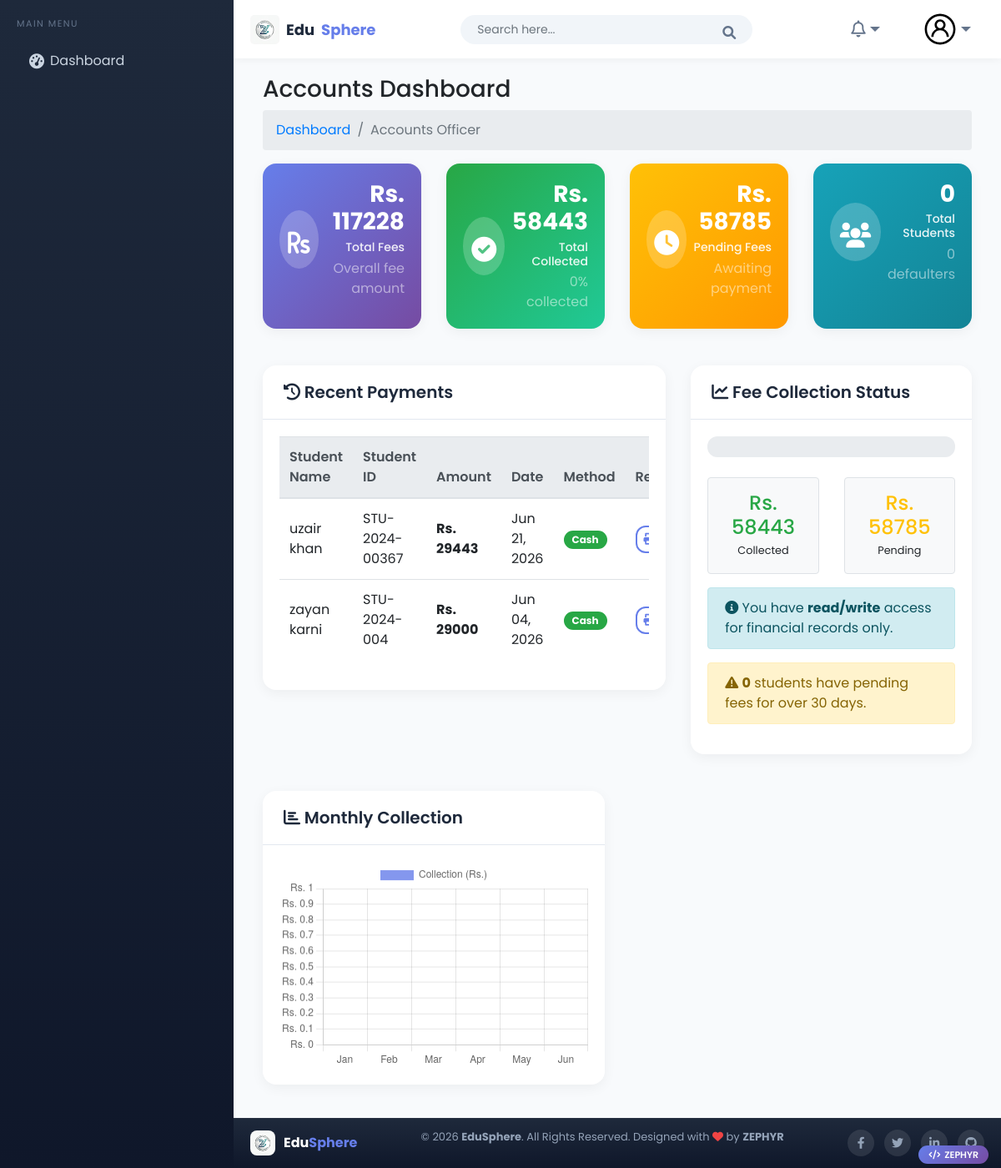
/home_auth/accounts-dashboard/ (signed in), run on the app's committed database.
### fee_system/models.py (models this page shows, shortened)
class ClearFee(models.Model):
    PAYMENT_METHODS = [
        ('Cash', 'Cash'),
        ('Bank Transfer', 'Bank Transfer'),
        ('Online', 'Online Payment'),
    ]
    COLLECTOR_NAMES = [
        ('name1', 'name1'),
        ('name2', 'name2'),
        ('name3', 'name3'),
    ]
    upload_fee = models.ForeignKey(
        UploadFee,
        on_delete=models.CASCADE,
        related_name="clear_records"  # Changed to plural
    )
    receipt_number = models.CharField(max_length=50, blank=True)  # Made blank=True
    cleared_amount = models.DecimalField(max_digits=10, decimal_places=2)
    payment_method = models.CharField(max_length=20, choices=PAYMENT_METHODS, default='Cash')
    collector_name = models.CharField(max_length=50, choices=COLLECTOR_NAMES, default=None)
    cleared_date = models.DateField(auto_now_add=True)
    remarks = models.TextField(blank=True, null=True)
    installment_number = models.PositiveIntegerField(
        default=1,
        help_text="Installment number for this payment"
    )
    class Meta:
        ordering = ['cleared_date']
        unique_together = ('upload_fee', 'installment_number')

class UploadFee(models.Model):
    batch = models.ForeignKey(Batch, on_delete=models.CASCADE)
    semester = models.ForeignKey(Semester, on_delete=models.CASCADE)  # Current semester only
    section = models.ForeignKey(Section, on_delete=models.CASCADE)
    student = models.ForeignKey(Student, on_delete=models.CASCADE)
    discipline = models.ForeignKey(Discipline, on_delete=models.CASCADE)
    due_date = models.DateField()
    amount = models.DecimalField(
        max_digits=10,
        decimal_places=2,
        default=0.00,
        verbose_name="Tuition Fee"
    )
    fine = models.DecimalField(
        max_digits=10,
        decimal_places=2,
        default=0.00,
        verbose_name="Late Fine"
    )
    upload_date = models.DateField(auto_now_add=True)
    is_fully_paid = models.BooleanField(default=False)
    paid_amount = models.DecimalField(
        max_digits=10,
        decimal_places=2,
        default=Decimal('0.00'),
        verbose_name="Amount Paid"
    )
    remaining_amount = models.DecimalField(
        max_digits=10,
        decimal_places=2,
        default=Decimal('0.00'),
        verbose_name="Balance Due"
    )
    is_overdue = models.BooleanField(default=False)
    grace_period = models.PositiveIntegerField(default=5, help_text="Grace period in days")
    class Meta:
        ordering = ['-due_date']
        unique_together = ('student', 'semester')
        verbose_name = "Student Fee"
        verbose_name_plural = "Student Fees"

### student/models.py (models this page shows, shortened)
class Student(models.Model):
    user = models.OneToOneField(CustomUser, on_delete=models.CASCADE, null=True, blank=True)
    GENDER_CHOICES = [
        ('M', 'Male'),
        ('F', 'Female'),
        ('O', 'Other'),
    ]
    first_name = models.CharField(max_length=50)
    last_name = models.CharField(max_length=50)
    student_id = models.CharField(max_length=20, unique=True)
    admission_number = models.CharField(max_length=20, unique=True)
    gender = models.CharField(max_length=1, choices=GENDER_CHOICES)
    dob = models.DateField()
    email = models.EmailField(unique=True)
    contact_number = models.CharField(max_length=15, blank=True)
    image = models.ImageField(upload_to='students/', blank=True, null=True)
    batch = models.ForeignKey(Batch, on_delete=models.CASCADE)
    semester = models.ForeignKey(Semester, on_delete=models.CASCADE)
    section = models.ForeignKey(Section, on_delete=models.CASCADE)
    discipline = models.ForeignKey(Discipline, on_delete=models.CASCADE)
    parent = models.OneToOneField(Parent, on_delete=models.CASCADE, related_name='student', null=True, blank=True)
    address = models.TextField()
    class Meta:
        ordering = ['batch', 'section', 'last_name']

### home_auth/views.py (the view)
# urls.py: path('accounts-dashboard/', views.accounts_dashboard, name='accounts_dashboard'),
@login_required
def accounts_dashboard(request):
    from fee_system.models import UploadFee, ClearFee
    from django.db.models import Sum
    from decimal import Decimal
    from  head.models import AdminProfile
    user_role = None
    try:
        admin_profile = AdminProfile.objects.get(user=request.user)
        user_role = admin_profile.role
    except:
        if request.user.is_superuser:
            user_role = 'superuser'
        elif request.user.is_admin:
            user_role = 'admin'
        elif request.user.is_teacher:
            user_role = 'teacher'
        elif request.user.is_student:
            user_role = 'student'
    total_fees = UploadFee.objects.aggregate(
        total=Sum('amount') + Sum('fine')
    )['total'] or Decimal('0.00')
    total_paid = ClearFee.objects.aggregate(
        total=Sum('cleared_amount')
    )['total'] or Decimal('0.00')
    pending_fees = total_fees - total_paid
    recent_payments = ClearFee.objects.select_related('upload_fee__student').order_by('-cleared_date')[:10]
    context = {
        'total_fees': total_fees,
        'total_paid': total_paid,
        'pending_fees': pending_fees,
        'recent_payments': recent_payments,
        'can_edit': True,
        'can_delete': False,
        'user_role': user_role,  # ✅ ADD THIS
    }
    return render(request, 'Home/accounts_dashboard.html', context)

### templates/Home/accounts_dashboard.html (shortened to what this page needs)
{% extends 'Home/base.html' %}
{% load static %}
{% block body %}
<div class="content container-fluid">
    <div class="page-header">
        <div class="row">
            <div class="col-sm-12">
                <h3 class="page-title fade-in-up">Accounts Dashboard</h3>
                <ul class="breadcrumb">
                    <li class="breadcrumb-item"><a href="{% url 'dashboard' %}">Dashboard</a></li>
                    <li class="breadcrumb-item active">Accounts Officer</li>
                </ul>
            </div>
        </div>
    </div>
    <div class="row">
        <div class="col-xl-3 col-sm-6 col-12 d-flex">
            <div class="card bg-primary w-100 fade-in-up" style="animation-delay: 0.1s;">
                <div class="card-body">
                    <div class="db-widgets d-flex justify-content-between align-items-center">
                        <div class="db-icon">
                            <i class="fas fa-rupee-sign"></i>
                        </div>
                        <div class="db-info text-right">
                            <h3>Rs. {{ total_fees|floatformat:0 }}</h3>
                            <h6>Total Fees</h6>
                            <p class="text-white-50 mb-0">Overall fee amount</p>
                        </div>
                    </div>
                </div>
            </div>
        </div>
        <div class="col-xl-3 col-sm-6 col-12 d-flex">
            <div class="card bg-success w-100 fade-in-up" style="animation-delay: 0.2s;">
                <div class="card-body">
                    <div class="db-widgets d-flex justify-content-between align-items-center">
                        <div class="db-icon">
                            <i class="fas fa-check-circle"></i>
                        </div>
                        <div class="db-info text-right">
                            <h3>Rs. {{ total_paid|floatformat:0 }}</h3>
                            <h6>Total Collected</h6>
                            <p class="text-white-50 mb-0">{{ collection_percentage|default:0 }}% collected</p>
                        </div>
                    </div>
                </div>
            </div>
        </div>
        <div class="col-xl-3 col-sm-6 col-12 d-flex">
            <div class="card bg-warning w-100 fade-in-up" style="animation-delay: 0.3s;">
                <div class="card-body">
                    <div class="db-widgets d-flex justify-content-between align-items-center">
                        <div class="db-icon">
                            <i class="fas fa-clock"></i>
                        </div>
                        <div class="db-info text-right">
                            <h3>Rs. {{ pending_fees|floatformat:0 }}</h3>
                            <h6>Pending Fees</h6>
                            <p class="text-white-50 mb-0">Awaiting payment</p>
                        </div>
                    </div>
                </div>
            </div>
        </div>
        <div class="col-xl-3 col-sm-6 col-12 d-flex">
            <div class="card bg-info w-100 fade-in-up" style="animation-delay: 0.4s;">
                <div class="card-body">
                    <div class="db-widgets d-flex justify-content-between align-items-center">
                        <div class="db-icon">
                            <i class="fas fa-users"></i>
                        </div>
                        <div class="db-info text-right">
                            <h3>{{ total_students|default:"0" }}</h3>
                            <h6>Total Students</h6>
                            <p class="text-white-50 mb-0">{{ defaulters_count|default:"0" }} defaulters</p>
                        </div>
                    </div>
                </div>
            </div>
        </div>
    </div>
    <div class="row mt-4">
        <div class="col-md-7">
            <div class="card fade-in-up" style="animation-delay: 0.6s;">
                <div class="card-header">
                    <h5 class="card-title"><i class="fas fa-history"></i> Recent Payments</h5>
                </div>
                <div class="card-body">
                    <div class="table-responsive">
                        <table class="table table-hover">
                            <thead class="thead-light">
                                <tr>
                                    <th>Student Name</th>
                                    <th>Student ID</th>
                                    <th>Amount</th>
                                    <th>Date</th>
                                    <th>Method</th>
                                    <th>Receipt</th>
                                </tr>
                            </thead>
                            <tbody>
                                {% for payment in recent_payments %}
                                <tr>
                                    <td>{{ payment.upload_fee.student.first_name }} {{ payment.upload_fee.student.last_name }}</div>
                                    <td>{{ payment.upload_fee.student.student_id }}</div>
                                    <td><strong>Rs. {{ payment.cleared_amount|floatformat:0 }}</strong></div>
                                    <td>{{ payment.cleared_date|date:"M d, Y" }}</div>
                                    <td><span class="badge badge-success">Cash</span></div>
                                    <td>
                                        <a href="#" class="btn btn-sm btn-outline-primary">
                                            <i class="fas fa-print"></i>
                                        </a>
                                    </div>
                                {% empty %}
                                <tr>
                                    <td colspan="6" class="text-center">No recent payments found</div>
                                </tr>
                                {% endfor %}
        <div class="col-md-5">
            <div class="card fade-in-up" style="animation-delay: 0.7s;">
                <div class="card-header">
                    <h5 class="card-title"><i class="fas fa-chart-line"></i> Fee Collection Status</h5>
                </div>
                <div class="card-body">
                    <div class="progress mb-4" style="height: 25px; border-radius: 12px;">
                    </div>
                    <div class="row text-center mb-3">
                        <div class="col-6">
                            <div class="border rounded p-3 bg-light">
                                <h4 class="text-success mb-0">Rs. {{ total_paid|floatformat:0 }}</h4>
                                <small>Collected</small>
                            </div>
                        </div>
                        <div class="col-6">
                            <div class="border rounded p-3 bg-light">
                                <h4 class="text-warning mb-0">Rs. {{ pending_fees|floatformat:0 }}</h4>
                                <small>Pending</small>
                            </div>
                        </div>
                    </div>
                    <div class="alert alert-info mt-3">
                        <i class="fas fa-info-circle"></i> You have <strong>read/write</strong> access for financial records only.
                    </div>
                    <div class="alert alert-warning mt-2">
                        <i class="fas fa-exclamation-triangle"></i> <strong>{{ defaulters_count|default:0 }}</strong> students have pending fees for over 30 days.
                    </div>
                </div>
            </div>
        </div>
    <div class="row mt-4">
        <div class="col-md-6">
            <div class="card fade-in-up" style="animation-delay: 0.8s;">
                <div class="card-header">
                    <h5 class="card-title"><i class="fas fa-chart-bar"></i> Monthly Collection</h5>
                </div>
                <div class="card-body">
                    <canvas id="monthlyCollectionChart" height="200"></canvas>
                </div>
            </div>
        </div>
    </div>
<script>
    // Monthly Collection Chart
    const ctx = document.getElementById('monthlyCollectionChart').getContext('2d');
    new Chart(ctx, {
        type: 'bar',
        data: {
            labels: ['Jan', 'Feb', 'Mar', 'Apr', 'May', 'Jun'],
            datasets: [{
                label: 'Collection (Rs.)',
                data: {{ monthly_collection|default:'[0,0,0,0,0,0]' }},
                backgroundColor: 'rgba(102, 126, 234, 0.8)',
                borderRadius: 8,
                borderWidth: 0
            }]
        },
        options: {
            responsive: true,
            maintainAspectRatio: true,
            plugins: {
                legend: {
                    position: 'top',
                },
                tooltip: {
                    callbacks: {
                        label: function(context) {
                            return 'Rs. ' + context.raw.toLocaleString();
                        }
                    }
                }
            },
            scales: {
                y: {
                    beginAtZero: true,
                    ticks: {
                        callback: function(value) {
                            return 'Rs. ' + value.toLocaleString();
                        }
                    }
                }
            }
        }
    });
</script>
{% endblock %}

### data on the page
ClearFee: upload_fee.student.first_name "uzair", upload_fee.student.last_name "khan", upload_fee.student.student_id "STU-2024-00367", cleared_amount "29443", cleared_date "Jun 21, 2026"
ClearFee: upload_fee.student.first_name "zayan", upload_fee.student.last_name "karni", upload_fee.student.student_id "STU-2024-004", cleared_amount "29000", cleared_date "Jun 04, 2026"

### other printed values
{{ total_fees|floatformat:0 }} "117228"
{{ total_paid|floatformat:0 }} "58443"
{{ collection_percentage|default:0 }} "0"
{{ pending_fees|floatformat:0 }} "58785"
{{ total_students|default:"0" }} "0"
{{ defaulters_count|default:"0" }} "0"
{{ defaulters_count|default:0 }} "0"
chart data {{ monthly_collection|default:'[0,0,0,0,0,0]' }} [0,0,0,0,0,0]
